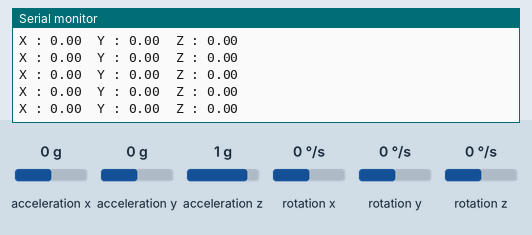
Simulated run of this sketch. Board: Arduino Uno, built with avr-gcc and run on an emulated ATmega328P. Parts: the last lines printed to the serial monitor. Inputs (shaded band) come from the test bench; at power-on: acceleration y 0 g, acceleration x 0 g, rotation z 0 °/s, acceleration z 1 g, rotation x 0 °/s, rotation y 0 °/s.

Above: at 5.2 s.
5.3 s: acceleration y set to 0.8 g
At 6.1 s:
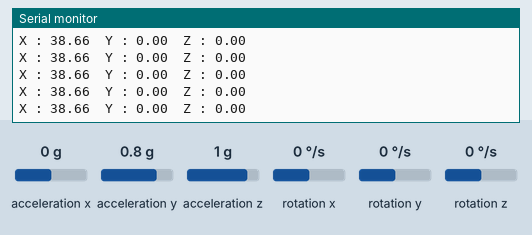
8.3 s: acceleration x set to -1.4 g
At 9.3 s:
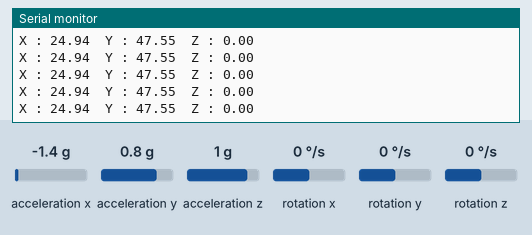
9.8 s: rotation z set to -100 °/s
At 10.3 s:
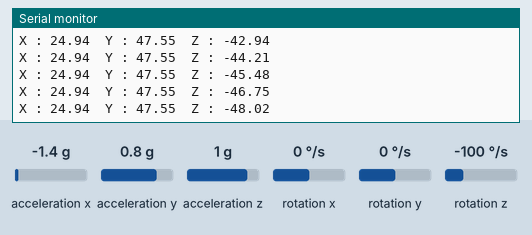
12.8 s: acceleration z set to -1.4 g
At 13.4 s:
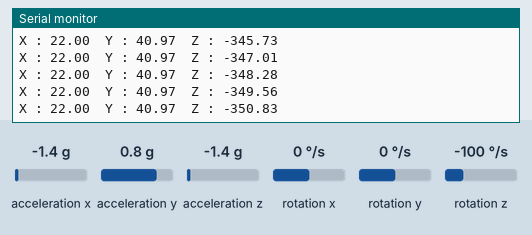
14.3 s: acceleration x set to 0.8 g
At 14.8 s:
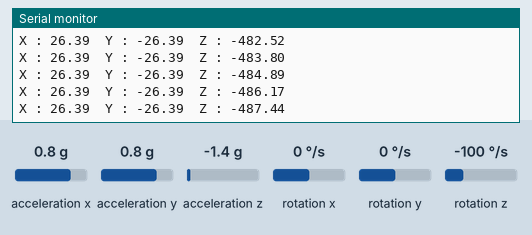
17.3 s: rotation z set to 0 °/s
At 18.0 s:
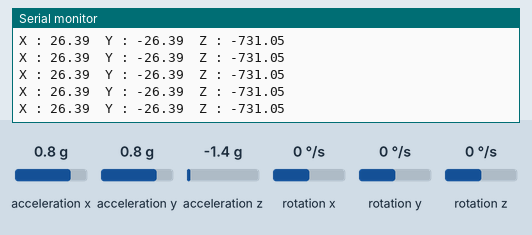
Timing chart, 0 to 20.3 s (numbered marks = the images above; inputs shaded):
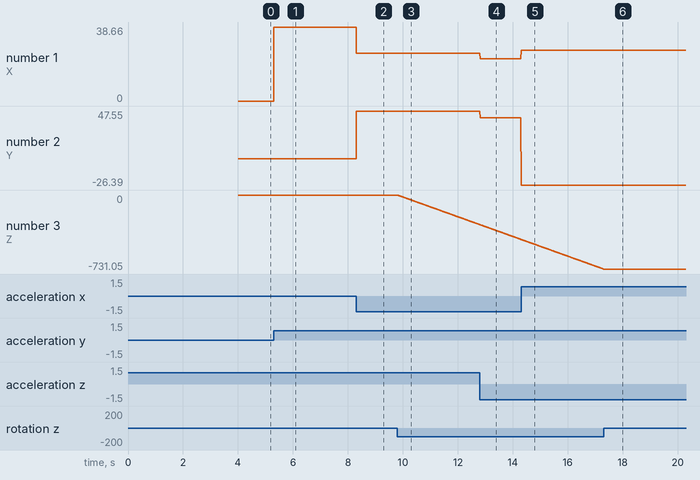

Measured:
- after the input at 5.3 s, the serial monitor: prints a new line at once (image 1)
- after the input at 8.3 s, the serial monitor: prints a new line at once (image 2)
- after the input at 9.8 s, the serial monitor: prints a new line at once (image 3)
- plotted number 1: 0 → 38.66 after the input at 5.3 s, 38.66 → 24.94 after the input at 8.3 s
- plotted number 2: 0 → 47.55 after the input at 8.3 s
- plotted number 3: 0 → -292.56 after the input at 9.8 s

The sketch:

GetAngle_v1.ino
```cpp
// (licence header left out)
#include "Wire.h"
#include <MPU6050_light.h>

MPU6050 mpu(Wire);
unsigned long timer = 0;
volatile bool wait = false;

void setup() {

  // =========================================================================
  // setup 16-bit timer 1 to control the loop timing at 100Hz:
  cli();                // disable interrupts
  TCCR1A = 0;           // set entire TCCR1A register to 0
  TCCR1B = 0;           // same for TCCR1B
  TCNT1  = 0;           // initialize counter value to 0 // counting
  // set compare match register for 100 Hz increments
  OCR1A = 19999;        // = 16000000 / (8 * 100) - 1 (must be <65536)
  // turn on CTC mode
  TCCR1B |= (1 << WGM12);
  // Set CS12, CS11 and CS10 bits for prescaler: 8
  TCCR1B |= (0 << CS12) | (1 << CS11) | (0 << CS10);
  // enable timer compare interrupt
  TIMSK1 |= (1 << OCIE1A);
  sei();                // enable interrupts
  // =========================================================================

  Serial.begin(115200);
  Wire.begin();
  mpu.begin();
  Serial.println(F("Calculating gyro offset, do not move MPU6050"));
  delay(1000);
  mpu.calcGyroOffsets();
  Serial.println("Done!\n");


}

void loop() {
  mpu.update();

  if((millis()-timer)>10){ // print data every 10ms
	Serial.print("X : ");
	Serial.print(mpu.getAngleX());
	Serial.print("\tY : ");
	Serial.print(mpu.getAngleY());
	Serial.print("\tZ : ");
	Serial.println(mpu.getAngleZ());
	timer = millis();
  }
}

ISR(TIMER1_COMPA_vect)          // timer compare interrupt service routine
{
  // this interrupt hits every 100ms. it is used for loop timing
  wait = 0;
}
```
